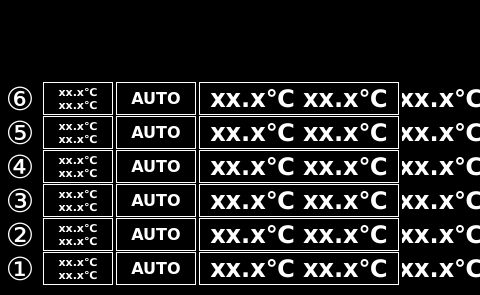
<?xml version="1.0" encoding="UTF-8"?>
<ui version="4.0">
 <class>page100</class>
 <widget class="QWidget" name="page100">
  <property name="geometry">
   <rect>
    <x>0</x>
    <y>0</y>
    <width>480</width>
    <height>295</height>
   </rect>
  </property>
  <property name="sizePolicy">
   <sizepolicy hsizetype="MinimumExpanding" vsizetype="MinimumExpanding">
    <horstretch>0</horstretch>
    <verstretch>0</verstretch>
   </sizepolicy>
  </property>
  <property name="minimumSize">
   <size>
    <width>272</width>
    <height>272</height>
   </size>
  </property>
  <property name="maximumSize">
   <size>
    <width>1280</width>
    <height>1280</height>
   </size>
  </property>
  <property name="windowTitle">
   <string>page100</string>
  </property>
  <property name="styleSheet">
   <string notr="true">QWidget#page100
{
background-color: rgb(0, 0, 0);
}</string>
  </property>
  <layout class="QVBoxLayout" name="verticalLayout">
   <property name="spacing">
    <number>0</number>
   </property>
   <property name="margin">
    <number>0</number>
   </property>
   <item>
    <widget class="HeaderPanel" name="headerPanel" native="true">
     <property name="sizePolicy">
      <sizepolicy hsizetype="MinimumExpanding" vsizetype="MinimumExpanding">
       <horstretch>0</horstretch>
       <verstretch>0</verstretch>
      </sizepolicy>
     </property>
     <property name="minimumSize">
      <size>
       <width>480</width>
       <height>72</height>
      </size>
     </property>
    </widget>
   </item>
   <item>
    <spacer name="verticalSpacer_top">
     <property name="orientation">
      <enum>Qt::Vertical</enum>
     </property>
     <property name="sizeHint" stdset="0">
      <size>
       <width>20</width>
       <height>40</height>
      </size>
     </property>
    </spacer>
   </item>
   <item>
    <layout class="QGridLayout" name="gridLayout">
     <property name="horizontalSpacing">
      <number>3</number>
     </property>
     <property name="verticalSpacing">
      <number>1</number>
     </property>
     <property name="topMargin">
      <number>0</number>
     </property>
     <property name="bottomMargin">
      <number>0</number>
     </property>
     <item row="3" column="2">
      <widget class="QPushButton" name="pushButton_SP_3">
       <property name="sizePolicy">
        <sizepolicy hsizetype="MinimumExpanding" vsizetype="MinimumExpanding">
         <horstretch>0</horstretch>
         <verstretch>0</verstretch>
        </sizepolicy>
       </property>
       <property name="minimumSize">
        <size>
         <width>70</width>
         <height>32</height>
        </size>
       </property>
       <property name="font">
        <font>
         <family>DejaVu Sans</family>
         <pointsize>8</pointsize>
         <weight>75</weight>
         <bold>true</bold>
        </font>
       </property>
       <property name="focusPolicy">
        <enum>Qt::NoFocus</enum>
       </property>
       <property name="styleSheet">
        <string notr="true">background-color: rgb(0, 0, 0);
color: rgb(255, 255, 255);
border: 1px solid rgb(255, 255, 255);</string>
       </property>
       <property name="text">
        <string>xx.x℃
xx.x℃</string>
       </property>
       <property name="flat">
        <bool>true</bool>
       </property>
      </widget>
     </item>
     <item row="2" column="2">
      <widget class="QPushButton" name="pushButton_SP_4">
       <property name="sizePolicy">
        <sizepolicy hsizetype="MinimumExpanding" vsizetype="MinimumExpanding">
         <horstretch>0</horstretch>
         <verstretch>0</verstretch>
        </sizepolicy>
       </property>
       <property name="minimumSize">
        <size>
         <width>70</width>
         <height>32</height>
        </size>
       </property>
       <property name="font">
        <font>
         <family>DejaVu Sans</family>
         <pointsize>8</pointsize>
         <weight>75</weight>
         <bold>true</bold>
        </font>
       </property>
       <property name="focusPolicy">
        <enum>Qt::NoFocus</enum>
       </property>
       <property name="styleSheet">
        <string notr="true">background-color: rgb(0, 0, 0);
color: rgb(255, 255, 255);
border: 1px solid rgb(255, 255, 255);</string>
       </property>
       <property name="text">
        <string>xx.x℃
xx.x℃</string>
       </property>
       <property name="flat">
        <bool>true</bool>
       </property>
      </widget>
     </item>
     <item row="1" column="2">
      <widget class="QPushButton" name="pushButton_SP_5">
       <property name="sizePolicy">
        <sizepolicy hsizetype="MinimumExpanding" vsizetype="MinimumExpanding">
         <horstretch>0</horstretch>
         <verstretch>0</verstretch>
        </sizepolicy>
       </property>
       <property name="minimumSize">
        <size>
         <width>70</width>
         <height>32</height>
        </size>
       </property>
       <property name="font">
        <font>
         <family>DejaVu Sans</family>
         <pointsize>8</pointsize>
         <weight>75</weight>
         <bold>true</bold>
        </font>
       </property>
       <property name="focusPolicy">
        <enum>Qt::NoFocus</enum>
       </property>
       <property name="styleSheet">
        <string notr="true">background-color: rgb(0, 0, 0);
color: rgb(255, 255, 255);
border: 1px solid rgb(255, 255, 255);</string>
       </property>
       <property name="text">
        <string>xx.x℃
xx.x℃</string>
       </property>
       <property name="flat">
        <bool>true</bool>
       </property>
      </widget>
     </item>
     <item row="0" column="2">
      <widget class="QPushButton" name="pushButton_SP_6">
       <property name="sizePolicy">
        <sizepolicy hsizetype="MinimumExpanding" vsizetype="MinimumExpanding">
         <horstretch>0</horstretch>
         <verstretch>0</verstretch>
        </sizepolicy>
       </property>
       <property name="minimumSize">
        <size>
         <width>70</width>
         <height>32</height>
        </size>
       </property>
       <property name="font">
        <font>
         <family>DejaVu Sans</family>
         <pointsize>8</pointsize>
         <weight>75</weight>
         <bold>true</bold>
        </font>
       </property>
       <property name="focusPolicy">
        <enum>Qt::NoFocus</enum>
       </property>
       <property name="styleSheet">
        <string notr="true">background-color: rgb(0, 0, 0);
color: rgb(255, 255, 255);
border: 1px solid rgb(255, 255, 255);</string>
       </property>
       <property name="text">
        <string>xx.x℃
xx.x℃</string>
       </property>
       <property name="flat">
        <bool>true</bool>
       </property>
      </widget>
     </item>
     <item row="5" column="4">
      <widget class="QPushButton" name="pushButton_1">
       <property name="sizePolicy">
        <sizepolicy hsizetype="MinimumExpanding" vsizetype="MinimumExpanding">
         <horstretch>0</horstretch>
         <verstretch>0</verstretch>
        </sizepolicy>
       </property>
       <property name="minimumSize">
        <size>
         <width>200</width>
         <height>32</height>
        </size>
       </property>
       <property name="maximumSize">
        <size>
         <width>16777215</width>
         <height>16777215</height>
        </size>
       </property>
       <property name="sizeIncrement">
        <size>
         <width>1</width>
         <height>1</height>
        </size>
       </property>
       <property name="font">
        <font>
         <family>DejaVu Sans</family>
         <pointsize>18</pointsize>
         <weight>75</weight>
         <bold>true</bold>
        </font>
       </property>
       <property name="focusPolicy">
        <enum>Qt::NoFocus</enum>
       </property>
       <property name="styleSheet">
        <string notr="true">background-color: rgb(0, 0, 0);
color: rgb(255, 255, 255);
border: 1px solid rgb(255, 255, 255);</string>
       </property>
       <property name="text">
        <string>xx.x℃ xx.x℃</string>
       </property>
       <property name="default">
        <bool>false</bool>
       </property>
       <property name="flat">
        <bool>true</bool>
       </property>
      </widget>
     </item>
     <item row="2" column="6">
      <spacer name="horizontalSpacer_2">
       <property name="orientation">
        <enum>Qt::Horizontal</enum>
       </property>
       <property name="sizeHint" stdset="0">
        <size>
         <width>5</width>
         <height>20</height>
        </size>
       </property>
      </spacer>
     </item>
     <item row="4" column="4">
      <widget class="QPushButton" name="pushButton_2">
       <property name="sizePolicy">
        <sizepolicy hsizetype="MinimumExpanding" vsizetype="MinimumExpanding">
         <horstretch>0</horstretch>
         <verstretch>0</verstretch>
        </sizepolicy>
       </property>
       <property name="minimumSize">
        <size>
         <width>200</width>
         <height>32</height>
        </size>
       </property>
       <property name="maximumSize">
        <size>
         <width>16777215</width>
         <height>16777215</height>
        </size>
       </property>
       <property name="sizeIncrement">
        <size>
         <width>1</width>
         <height>1</height>
        </size>
       </property>
       <property name="font">
        <font>
         <family>DejaVu Sans</family>
         <pointsize>18</pointsize>
         <weight>75</weight>
         <bold>true</bold>
        </font>
       </property>
       <property name="focusPolicy">
        <enum>Qt::NoFocus</enum>
       </property>
       <property name="styleSheet">
        <string notr="true">background-color: rgb(0, 0, 0);
color: rgb(255, 255, 255);
border: 1px solid rgb(255, 255, 255);</string>
       </property>
       <property name="text">
        <string>xx.x℃ xx.x℃</string>
       </property>
       <property name="default">
        <bool>false</bool>
       </property>
       <property name="flat">
        <bool>true</bool>
       </property>
      </widget>
     </item>
     <item row="0" column="1">
      <widget class="QLabel" name="label_6">
       <property name="enabled">
        <bool>false</bool>
       </property>
       <property name="sizePolicy">
        <sizepolicy hsizetype="MinimumExpanding" vsizetype="MinimumExpanding">
         <horstretch>0</horstretch>
         <verstretch>0</verstretch>
        </sizepolicy>
       </property>
       <property name="minimumSize">
        <size>
         <width>40</width>
         <height>32</height>
        </size>
       </property>
       <property name="sizeIncrement">
        <size>
         <width>1</width>
         <height>1</height>
        </size>
       </property>
       <property name="font">
        <font>
         <family>DejaVu Sans</family>
         <pointsize>24</pointsize>
        </font>
       </property>
       <property name="focusPolicy">
        <enum>Qt::NoFocus</enum>
       </property>
       <property name="styleSheet">
        <string notr="true">color: rgb(255, 255, 255);</string>
       </property>
       <property name="text">
        <string>⑥</string>
       </property>
       <property name="scaledContents">
        <bool>true</bool>
       </property>
       <property name="alignment">
        <set>Qt::AlignCenter</set>
       </property>
      </widget>
     </item>
     <item row="0" column="4">
      <widget class="QPushButton" name="pushButton_6">
       <property name="sizePolicy">
        <sizepolicy hsizetype="MinimumExpanding" vsizetype="MinimumExpanding">
         <horstretch>0</horstretch>
         <verstretch>0</verstretch>
        </sizepolicy>
       </property>
       <property name="minimumSize">
        <size>
         <width>200</width>
         <height>32</height>
        </size>
       </property>
       <property name="maximumSize">
        <size>
         <width>16777215</width>
         <height>16777215</height>
        </size>
       </property>
       <property name="sizeIncrement">
        <size>
         <width>1</width>
         <height>1</height>
        </size>
       </property>
       <property name="font">
        <font>
         <family>DejaVu Sans</family>
         <pointsize>18</pointsize>
         <weight>75</weight>
         <bold>true</bold>
        </font>
       </property>
       <property name="focusPolicy">
        <enum>Qt::NoFocus</enum>
       </property>
       <property name="styleSheet">
        <string notr="true">background-color: rgb(0, 0, 0);
color: rgb(255, 255, 255);
border: 1px solid rgb(255, 255, 255);</string>
       </property>
       <property name="text">
        <string>xx.x℃ xx.x℃</string>
       </property>
       <property name="default">
        <bool>false</bool>
       </property>
       <property name="flat">
        <bool>true</bool>
       </property>
      </widget>
     </item>
     <item row="0" column="3">
      <widget class="QPushButton" name="pushButton_status_6">
       <property name="sizePolicy">
        <sizepolicy hsizetype="MinimumExpanding" vsizetype="MinimumExpanding">
         <horstretch>0</horstretch>
         <verstretch>0</verstretch>
        </sizepolicy>
       </property>
       <property name="minimumSize">
        <size>
         <width>80</width>
         <height>32</height>
        </size>
       </property>
       <property name="maximumSize">
        <size>
         <width>16777215</width>
         <height>16777215</height>
        </size>
       </property>
       <property name="sizeIncrement">
        <size>
         <width>1</width>
         <height>1</height>
        </size>
       </property>
       <property name="font">
        <font>
         <family>DejaVu Sans</family>
         <pointsize>12</pointsize>
         <weight>75</weight>
         <bold>true</bold>
        </font>
       </property>
       <property name="focusPolicy">
        <enum>Qt::NoFocus</enum>
       </property>
       <property name="styleSheet">
        <string notr="true">background-color: rgb(0, 0, 0);
color: rgb(255, 255, 255);
border: 1px solid rgb(255, 255, 255);</string>
       </property>
       <property name="text">
        <string>AUTO</string>
       </property>
       <property name="default">
        <bool>false</bool>
       </property>
       <property name="flat">
        <bool>true</bool>
       </property>
      </widget>
     </item>
     <item row="5" column="2">
      <widget class="QPushButton" name="pushButton_SP_1">
       <property name="sizePolicy">
        <sizepolicy hsizetype="MinimumExpanding" vsizetype="MinimumExpanding">
         <horstretch>0</horstretch>
         <verstretch>0</verstretch>
        </sizepolicy>
       </property>
       <property name="minimumSize">
        <size>
         <width>70</width>
         <height>32</height>
        </size>
       </property>
       <property name="font">
        <font>
         <family>DejaVu Sans</family>
         <pointsize>8</pointsize>
         <weight>75</weight>
         <bold>true</bold>
        </font>
       </property>
       <property name="focusPolicy">
        <enum>Qt::NoFocus</enum>
       </property>
       <property name="styleSheet">
        <string notr="true">background-color: rgb(0, 0, 0);
color: rgb(255, 255, 255);
border: 1px solid rgb(255, 255, 255);</string>
       </property>
       <property name="text">
        <string>xx.x℃
xx.x℃</string>
       </property>
       <property name="flat">
        <bool>true</bool>
       </property>
      </widget>
     </item>
     <item row="4" column="2">
      <widget class="QPushButton" name="pushButton_SP_2">
       <property name="sizePolicy">
        <sizepolicy hsizetype="MinimumExpanding" vsizetype="MinimumExpanding">
         <horstretch>0</horstretch>
         <verstretch>0</verstretch>
        </sizepolicy>
       </property>
       <property name="minimumSize">
        <size>
         <width>70</width>
         <height>32</height>
        </size>
       </property>
       <property name="font">
        <font>
         <family>DejaVu Sans</family>
         <pointsize>8</pointsize>
         <weight>75</weight>
         <bold>true</bold>
        </font>
       </property>
       <property name="focusPolicy">
        <enum>Qt::NoFocus</enum>
       </property>
       <property name="styleSheet">
        <string notr="true">background-color: rgb(0, 0, 0);
color: rgb(255, 255, 255);
border: 1px solid rgb(255, 255, 255);</string>
       </property>
       <property name="text">
        <string>xx.x℃
xx.x℃</string>
       </property>
       <property name="flat">
        <bool>true</bool>
       </property>
      </widget>
     </item>
     <item row="2" column="0">
      <spacer name="horizontalSpacer">
       <property name="orientation">
        <enum>Qt::Horizontal</enum>
       </property>
       <property name="sizeHint" stdset="0">
        <size>
         <width>5</width>
         <height>20</height>
        </size>
       </property>
      </spacer>
     </item>
     <item row="1" column="1">
      <widget class="QLabel" name="label_5">
       <property name="enabled">
        <bool>false</bool>
       </property>
       <property name="sizePolicy">
        <sizepolicy hsizetype="MinimumExpanding" vsizetype="MinimumExpanding">
         <horstretch>0</horstretch>
         <verstretch>0</verstretch>
        </sizepolicy>
       </property>
       <property name="minimumSize">
        <size>
         <width>40</width>
         <height>32</height>
        </size>
       </property>
       <property name="sizeIncrement">
        <size>
         <width>1</width>
         <height>1</height>
        </size>
       </property>
       <property name="font">
        <font>
         <family>DejaVu Sans</family>
         <pointsize>24</pointsize>
        </font>
       </property>
       <property name="styleSheet">
        <string notr="true">color: rgb(255, 255, 255);</string>
       </property>
       <property name="text">
        <string>⑤</string>
       </property>
       <property name="scaledContents">
        <bool>true</bool>
       </property>
       <property name="alignment">
        <set>Qt::AlignCenter</set>
       </property>
      </widget>
     </item>
     <item row="3" column="4">
      <widget class="QPushButton" name="pushButton_3">
       <property name="sizePolicy">
        <sizepolicy hsizetype="MinimumExpanding" vsizetype="MinimumExpanding">
         <horstretch>0</horstretch>
         <verstretch>0</verstretch>
        </sizepolicy>
       </property>
       <property name="minimumSize">
        <size>
         <width>200</width>
         <height>32</height>
        </size>
       </property>
       <property name="maximumSize">
        <size>
         <width>16777215</width>
         <height>16777215</height>
        </size>
       </property>
       <property name="sizeIncrement">
        <size>
         <width>1</width>
         <height>1</height>
        </size>
       </property>
       <property name="font">
        <font>
         <family>DejaVu Sans</family>
         <pointsize>18</pointsize>
         <weight>75</weight>
         <bold>true</bold>
        </font>
       </property>
       <property name="focusPolicy">
        <enum>Qt::NoFocus</enum>
       </property>
       <property name="styleSheet">
        <string notr="true">background-color: rgb(0, 0, 0);
color: rgb(255, 255, 255);
border: 1px solid rgb(255, 255, 255);</string>
       </property>
       <property name="text">
        <string>xx.x℃ xx.x℃</string>
       </property>
       <property name="default">
        <bool>false</bool>
       </property>
       <property name="flat">
        <bool>true</bool>
       </property>
      </widget>
     </item>
     <item row="4" column="3">
      <widget class="QPushButton" name="pushButton_status_2">
       <property name="sizePolicy">
        <sizepolicy hsizetype="MinimumExpanding" vsizetype="MinimumExpanding">
         <horstretch>0</horstretch>
         <verstretch>0</verstretch>
        </sizepolicy>
       </property>
       <property name="minimumSize">
        <size>
         <width>80</width>
         <height>32</height>
        </size>
       </property>
       <property name="maximumSize">
        <size>
         <width>16777215</width>
         <height>16777215</height>
        </size>
       </property>
       <property name="sizeIncrement">
        <size>
         <width>1</width>
         <height>1</height>
        </size>
       </property>
       <property name="font">
        <font>
         <family>DejaVu Sans</family>
         <pointsize>12</pointsize>
         <weight>75</weight>
         <bold>true</bold>
        </font>
       </property>
       <property name="focusPolicy">
        <enum>Qt::NoFocus</enum>
       </property>
       <property name="styleSheet">
        <string notr="true">background-color: rgb(0, 0, 0);
color: rgb(255, 255, 255);
border: 1px solid rgb(255, 255, 255);</string>
       </property>
       <property name="text">
        <string>AUTO</string>
       </property>
       <property name="default">
        <bool>false</bool>
       </property>
       <property name="flat">
        <bool>true</bool>
       </property>
      </widget>
     </item>
     <item row="3" column="3">
      <widget class="QPushButton" name="pushButton_status_3">
       <property name="sizePolicy">
        <sizepolicy hsizetype="MinimumExpanding" vsizetype="MinimumExpanding">
         <horstretch>0</horstretch>
         <verstretch>0</verstretch>
        </sizepolicy>
       </property>
       <property name="minimumSize">
        <size>
         <width>80</width>
         <height>32</height>
        </size>
       </property>
       <property name="maximumSize">
        <size>
         <width>16777215</width>
         <height>16777215</height>
        </size>
       </property>
       <property name="sizeIncrement">
        <size>
         <width>1</width>
         <height>1</height>
        </size>
       </property>
       <property name="font">
        <font>
         <family>DejaVu Sans</family>
         <pointsize>12</pointsize>
         <weight>75</weight>
         <bold>true</bold>
        </font>
       </property>
       <property name="focusPolicy">
        <enum>Qt::NoFocus</enum>
       </property>
       <property name="styleSheet">
        <string notr="true">background-color: rgb(0, 0, 0);
color: rgb(255, 255, 255);
border: 1px solid rgb(255, 255, 255);</string>
       </property>
       <property name="text">
        <string>AUTO</string>
       </property>
       <property name="default">
        <bool>false</bool>
       </property>
       <property name="flat">
        <bool>true</bool>
       </property>
      </widget>
     </item>
     <item row="1" column="3">
      <widget class="QPushButton" name="pushButton_status_5">
       <property name="sizePolicy">
        <sizepolicy hsizetype="MinimumExpanding" vsizetype="MinimumExpanding">
         <horstretch>0</horstretch>
         <verstretch>0</verstretch>
        </sizepolicy>
       </property>
       <property name="minimumSize">
        <size>
         <width>80</width>
         <height>32</height>
        </size>
       </property>
       <property name="maximumSize">
        <size>
         <width>16777215</width>
         <height>16777215</height>
        </size>
       </property>
       <property name="sizeIncrement">
        <size>
         <width>1</width>
         <height>1</height>
        </size>
       </property>
       <property name="font">
        <font>
         <family>DejaVu Sans</family>
         <pointsize>12</pointsize>
         <weight>75</weight>
         <bold>true</bold>
        </font>
       </property>
       <property name="focusPolicy">
        <enum>Qt::NoFocus</enum>
       </property>
       <property name="styleSheet">
        <string notr="true">background-color: rgb(0, 0, 0);
color: rgb(255, 255, 255);
border: 1px solid rgb(255, 255, 255);</string>
       </property>
       <property name="text">
        <string>AUTO</string>
       </property>
       <property name="default">
        <bool>false</bool>
       </property>
       <property name="flat">
        <bool>true</bool>
       </property>
      </widget>
     </item>
     <item row="2" column="4">
      <widget class="QPushButton" name="pushButton_4">
       <property name="sizePolicy">
        <sizepolicy hsizetype="MinimumExpanding" vsizetype="MinimumExpanding">
         <horstretch>0</horstretch>
         <verstretch>0</verstretch>
        </sizepolicy>
       </property>
       <property name="minimumSize">
        <size>
         <width>200</width>
         <height>32</height>
        </size>
       </property>
       <property name="maximumSize">
        <size>
         <width>16777215</width>
         <height>16777215</height>
        </size>
       </property>
       <property name="sizeIncrement">
        <size>
         <width>1</width>
         <height>1</height>
        </size>
       </property>
       <property name="font">
        <font>
         <family>DejaVu Sans</family>
         <pointsize>18</pointsize>
         <weight>75</weight>
         <bold>true</bold>
        </font>
       </property>
       <property name="focusPolicy">
        <enum>Qt::NoFocus</enum>
       </property>
       <property name="styleSheet">
        <string notr="true">background-color: rgb(0, 0, 0);
color: rgb(255, 255, 255);
border: 1px solid rgb(255, 255, 255);</string>
       </property>
       <property name="text">
        <string>xx.x℃ xx.x℃</string>
       </property>
       <property name="default">
        <bool>false</bool>
       </property>
       <property name="flat">
        <bool>true</bool>
       </property>
      </widget>
     </item>
     <item row="1" column="4">
      <widget class="QPushButton" name="pushButton_5">
       <property name="sizePolicy">
        <sizepolicy hsizetype="MinimumExpanding" vsizetype="MinimumExpanding">
         <horstretch>0</horstretch>
         <verstretch>0</verstretch>
        </sizepolicy>
       </property>
       <property name="minimumSize">
        <size>
         <width>200</width>
         <height>32</height>
        </size>
       </property>
       <property name="maximumSize">
        <size>
         <width>16777215</width>
         <height>16777215</height>
        </size>
       </property>
       <property name="sizeIncrement">
        <size>
         <width>1</width>
         <height>1</height>
        </size>
       </property>
       <property name="font">
        <font>
         <family>DejaVu Sans</family>
         <pointsize>18</pointsize>
         <weight>75</weight>
         <bold>true</bold>
        </font>
       </property>
       <property name="focusPolicy">
        <enum>Qt::NoFocus</enum>
       </property>
       <property name="styleSheet">
        <string notr="true">background-color: rgb(0, 0, 0);
color: rgb(255, 255, 255);
border: 1px solid rgb(255, 255, 255);</string>
       </property>
       <property name="text">
        <string>xx.x℃ xx.x℃</string>
       </property>
       <property name="default">
        <bool>false</bool>
       </property>
       <property name="flat">
        <bool>true</bool>
       </property>
      </widget>
     </item>
     <item row="5" column="1">
      <widget class="QLabel" name="label_1">
       <property name="enabled">
        <bool>false</bool>
       </property>
       <property name="sizePolicy">
        <sizepolicy hsizetype="MinimumExpanding" vsizetype="MinimumExpanding">
         <horstretch>0</horstretch>
         <verstretch>0</verstretch>
        </sizepolicy>
       </property>
       <property name="minimumSize">
        <size>
         <width>40</width>
         <height>32</height>
        </size>
       </property>
       <property name="sizeIncrement">
        <size>
         <width>1</width>
         <height>1</height>
        </size>
       </property>
       <property name="font">
        <font>
         <family>DejaVu Sans</family>
         <pointsize>24</pointsize>
        </font>
       </property>
       <property name="styleSheet">
        <string notr="true">color: rgb(255, 255, 255);</string>
       </property>
       <property name="text">
        <string>①</string>
       </property>
       <property name="scaledContents">
        <bool>true</bool>
       </property>
       <property name="alignment">
        <set>Qt::AlignCenter</set>
       </property>
      </widget>
     </item>
     <item row="3" column="1">
      <widget class="QLabel" name="label_3">
       <property name="enabled">
        <bool>false</bool>
       </property>
       <property name="sizePolicy">
        <sizepolicy hsizetype="MinimumExpanding" vsizetype="MinimumExpanding">
         <horstretch>0</horstretch>
         <verstretch>0</verstretch>
        </sizepolicy>
       </property>
       <property name="minimumSize">
        <size>
         <width>40</width>
         <height>32</height>
        </size>
       </property>
       <property name="sizeIncrement">
        <size>
         <width>1</width>
         <height>1</height>
        </size>
       </property>
       <property name="font">
        <font>
         <family>DejaVu Sans</family>
         <pointsize>24</pointsize>
        </font>
       </property>
       <property name="styleSheet">
        <string notr="true">color: rgb(255, 255, 255);</string>
       </property>
       <property name="text">
        <string>③</string>
       </property>
       <property name="scaledContents">
        <bool>true</bool>
       </property>
       <property name="alignment">
        <set>Qt::AlignCenter</set>
       </property>
      </widget>
     </item>
     <item row="4" column="1">
      <widget class="QLabel" name="label_2">
       <property name="enabled">
        <bool>false</bool>
       </property>
       <property name="sizePolicy">
        <sizepolicy hsizetype="MinimumExpanding" vsizetype="MinimumExpanding">
         <horstretch>0</horstretch>
         <verstretch>0</verstretch>
        </sizepolicy>
       </property>
       <property name="minimumSize">
        <size>
         <width>40</width>
         <height>32</height>
        </size>
       </property>
       <property name="sizeIncrement">
        <size>
         <width>1</width>
         <height>1</height>
        </size>
       </property>
       <property name="font">
        <font>
         <family>DejaVu Sans</family>
         <pointsize>24</pointsize>
        </font>
       </property>
       <property name="styleSheet">
        <string notr="true">color: rgb(255, 255, 255);</string>
       </property>
       <property name="text">
        <string>②</string>
       </property>
       <property name="scaledContents">
        <bool>true</bool>
       </property>
       <property name="alignment">
        <set>Qt::AlignCenter</set>
       </property>
      </widget>
     </item>
     <item row="2" column="1">
      <widget class="QLabel" name="label_4">
       <property name="enabled">
        <bool>false</bool>
       </property>
       <property name="sizePolicy">
        <sizepolicy hsizetype="MinimumExpanding" vsizetype="MinimumExpanding">
         <horstretch>0</horstretch>
         <verstretch>0</verstretch>
        </sizepolicy>
       </property>
       <property name="minimumSize">
        <size>
         <width>40</width>
         <height>32</height>
        </size>
       </property>
       <property name="sizeIncrement">
        <size>
         <width>1</width>
         <height>1</height>
        </size>
       </property>
       <property name="font">
        <font>
         <family>DejaVu Sans</family>
         <pointsize>24</pointsize>
        </font>
       </property>
       <property name="styleSheet">
        <string notr="true">color: rgb(255, 255, 255);</string>
       </property>
       <property name="text">
        <string>④</string>
       </property>
       <property name="scaledContents">
        <bool>true</bool>
       </property>
       <property name="alignment">
        <set>Qt::AlignCenter</set>
       </property>
      </widget>
     </item>
     <item row="5" column="3">
      <widget class="QPushButton" name="pushButton_status_1">
       <property name="sizePolicy">
        <sizepolicy hsizetype="MinimumExpanding" vsizetype="MinimumExpanding">
         <horstretch>0</horstretch>
         <verstretch>0</verstretch>
        </sizepolicy>
       </property>
       <property name="minimumSize">
        <size>
         <width>80</width>
         <height>32</height>
        </size>
       </property>
       <property name="maximumSize">
        <size>
         <width>16777215</width>
         <height>16777215</height>
        </size>
       </property>
       <property name="sizeIncrement">
        <size>
         <width>1</width>
         <height>1</height>
        </size>
       </property>
       <property name="font">
        <font>
         <family>DejaVu Sans</family>
         <pointsize>12</pointsize>
         <weight>75</weight>
         <bold>true</bold>
        </font>
       </property>
       <property name="focusPolicy">
        <enum>Qt::NoFocus</enum>
       </property>
       <property name="styleSheet">
        <string notr="true">background-color: rgb(0, 0, 0);
color: rgb(255, 255, 255);
border: 1px solid rgb(255, 255, 255);</string>
       </property>
       <property name="text">
        <string>AUTO</string>
       </property>
       <property name="default">
        <bool>false</bool>
       </property>
       <property name="flat">
        <bool>true</bool>
       </property>
      </widget>
     </item>
     <item row="2" column="3">
      <widget class="QPushButton" name="pushButton_status_4">
       <property name="sizePolicy">
        <sizepolicy hsizetype="MinimumExpanding" vsizetype="MinimumExpanding">
         <horstretch>0</horstretch>
         <verstretch>0</verstretch>
        </sizepolicy>
       </property>
       <property name="minimumSize">
        <size>
         <width>80</width>
         <height>32</height>
        </size>
       </property>
       <property name="maximumSize">
        <size>
         <width>16777215</width>
         <height>16777215</height>
        </size>
       </property>
       <property name="sizeIncrement">
        <size>
         <width>1</width>
         <height>1</height>
        </size>
       </property>
       <property name="font">
        <font>
         <family>DejaVu Sans</family>
         <pointsize>12</pointsize>
         <weight>75</weight>
         <bold>true</bold>
        </font>
       </property>
       <property name="focusPolicy">
        <enum>Qt::NoFocus</enum>
       </property>
       <property name="styleSheet">
        <string notr="true">background-color: rgb(0, 0, 0);
color: rgb(255, 255, 255);
border: 1px solid rgb(255, 255, 255);</string>
       </property>
       <property name="text">
        <string>AUTO</string>
       </property>
       <property name="default">
        <bool>false</bool>
       </property>
       <property name="flat">
        <bool>true</bool>
       </property>
      </widget>
     </item>
     <item row="5" column="5">
      <widget class="QLabel" name="label_ext_1">
       <property name="enabled">
        <bool>false</bool>
       </property>
       <property name="sizePolicy">
        <sizepolicy hsizetype="MinimumExpanding" vsizetype="MinimumExpanding">
         <horstretch>0</horstretch>
         <verstretch>0</verstretch>
        </sizepolicy>
       </property>
       <property name="minimumSize">
        <size>
         <width>65</width>
         <height>32</height>
        </size>
       </property>
       <property name="sizeIncrement">
        <size>
         <width>1</width>
         <height>1</height>
        </size>
       </property>
       <property name="font">
        <font>
         <family>DejaVu Sans</family>
         <pointsize>18</pointsize>
         <weight>75</weight>
         <bold>true</bold>
        </font>
       </property>
       <property name="styleSheet">
        <string notr="true">color: rgb(255, 255, 255);</string>
       </property>
       <property name="text">
        <string>xx.x℃</string>
       </property>
       <property name="scaledContents">
        <bool>true</bool>
       </property>
       <property name="alignment">
        <set>Qt::AlignCenter</set>
       </property>
      </widget>
     </item>
     <item row="3" column="5">
      <widget class="QLabel" name="label_ext_3">
       <property name="enabled">
        <bool>false</bool>
       </property>
       <property name="sizePolicy">
        <sizepolicy hsizetype="MinimumExpanding" vsizetype="MinimumExpanding">
         <horstretch>0</horstretch>
         <verstretch>0</verstretch>
        </sizepolicy>
       </property>
       <property name="minimumSize">
        <size>
         <width>65</width>
         <height>32</height>
        </size>
       </property>
       <property name="sizeIncrement">
        <size>
         <width>1</width>
         <height>1</height>
        </size>
       </property>
       <property name="font">
        <font>
         <family>DejaVu Sans</family>
         <pointsize>18</pointsize>
         <weight>75</weight>
         <bold>true</bold>
        </font>
       </property>
       <property name="styleSheet">
        <string notr="true">color: rgb(255, 255, 255);</string>
       </property>
       <property name="text">
        <string>xx.x℃</string>
       </property>
       <property name="scaledContents">
        <bool>true</bool>
       </property>
       <property name="alignment">
        <set>Qt::AlignCenter</set>
       </property>
      </widget>
     </item>
     <item row="1" column="5">
      <widget class="QLabel" name="label_ext_5">
       <property name="enabled">
        <bool>false</bool>
       </property>
       <property name="sizePolicy">
        <sizepolicy hsizetype="MinimumExpanding" vsizetype="MinimumExpanding">
         <horstretch>0</horstretch>
         <verstretch>0</verstretch>
        </sizepolicy>
       </property>
       <property name="minimumSize">
        <size>
         <width>65</width>
         <height>32</height>
        </size>
       </property>
       <property name="sizeIncrement">
        <size>
         <width>1</width>
         <height>1</height>
        </size>
       </property>
       <property name="font">
        <font>
         <family>DejaVu Sans</family>
         <pointsize>18</pointsize>
         <weight>75</weight>
         <bold>true</bold>
        </font>
       </property>
       <property name="styleSheet">
        <string notr="true">color: rgb(255, 255, 255);</string>
       </property>
       <property name="text">
        <string>xx.x℃</string>
       </property>
       <property name="scaledContents">
        <bool>true</bool>
       </property>
       <property name="alignment">
        <set>Qt::AlignCenter</set>
       </property>
      </widget>
     </item>
     <item row="2" column="5">
      <widget class="QLabel" name="label_ext_4">
       <property name="enabled">
        <bool>false</bool>
       </property>
       <property name="sizePolicy">
        <sizepolicy hsizetype="MinimumExpanding" vsizetype="MinimumExpanding">
         <horstretch>0</horstretch>
         <verstretch>0</verstretch>
        </sizepolicy>
       </property>
       <property name="minimumSize">
        <size>
         <width>65</width>
         <height>32</height>
        </size>
       </property>
       <property name="sizeIncrement">
        <size>
         <width>1</width>
         <height>1</height>
        </size>
       </property>
       <property name="font">
        <font>
         <family>DejaVu Sans</family>
         <pointsize>18</pointsize>
         <weight>75</weight>
         <bold>true</bold>
        </font>
       </property>
       <property name="styleSheet">
        <string notr="true">color: rgb(255, 255, 255);</string>
       </property>
       <property name="text">
        <string>xx.x℃</string>
       </property>
       <property name="scaledContents">
        <bool>true</bool>
       </property>
       <property name="alignment">
        <set>Qt::AlignCenter</set>
       </property>
      </widget>
     </item>
     <item row="0" column="5">
      <widget class="QLabel" name="label_ext_6">
       <property name="enabled">
        <bool>false</bool>
       </property>
       <property name="sizePolicy">
        <sizepolicy hsizetype="MinimumExpanding" vsizetype="MinimumExpanding">
         <horstretch>0</horstretch>
         <verstretch>0</verstretch>
        </sizepolicy>
       </property>
       <property name="minimumSize">
        <size>
         <width>65</width>
         <height>32</height>
        </size>
       </property>
       <property name="sizeIncrement">
        <size>
         <width>1</width>
         <height>1</height>
        </size>
       </property>
       <property name="font">
        <font>
         <family>DejaVu Sans</family>
         <pointsize>18</pointsize>
         <weight>75</weight>
         <bold>true</bold>
        </font>
       </property>
       <property name="styleSheet">
        <string notr="true">color: rgb(255, 255, 255);</string>
       </property>
       <property name="text">
        <string>xx.x℃</string>
       </property>
       <property name="scaledContents">
        <bool>true</bool>
       </property>
       <property name="alignment">
        <set>Qt::AlignCenter</set>
       </property>
      </widget>
     </item>
     <item row="4" column="5">
      <widget class="QLabel" name="label_ext_2">
       <property name="enabled">
        <bool>false</bool>
       </property>
       <property name="sizePolicy">
        <sizepolicy hsizetype="MinimumExpanding" vsizetype="MinimumExpanding">
         <horstretch>0</horstretch>
         <verstretch>0</verstretch>
        </sizepolicy>
       </property>
       <property name="minimumSize">
        <size>
         <width>65</width>
         <height>32</height>
        </size>
       </property>
       <property name="sizeIncrement">
        <size>
         <width>1</width>
         <height>1</height>
        </size>
       </property>
       <property name="font">
        <font>
         <family>DejaVu Sans</family>
         <pointsize>18</pointsize>
         <weight>75</weight>
         <bold>true</bold>
        </font>
       </property>
       <property name="styleSheet">
        <string notr="true">color: rgb(255, 255, 255);</string>
       </property>
       <property name="text">
        <string>xx.x℃</string>
       </property>
       <property name="scaledContents">
        <bool>true</bool>
       </property>
       <property name="alignment">
        <set>Qt::AlignCenter</set>
       </property>
      </widget>
     </item>
    </layout>
   </item>
   <item>
    <spacer name="verticalSpacer_bottom">
     <property name="orientation">
      <enum>Qt::Vertical</enum>
     </property>
     <property name="sizeType">
      <enum>QSizePolicy::Ignored</enum>
     </property>
     <property name="sizeHint" stdset="0">
      <size>
       <width>20</width>
       <height>40</height>
      </size>
     </property>
    </spacer>
   </item>
  </layout>
 </widget>
 <customwidgets>
  <customwidget>
   <class>HeaderPanel</class>
   <extends>QWidget</extends>
   <header>headerpanel.h</header>
   <container>1</container>
  </customwidget>
 </customwidgets>
 <resources/>
 <connections/>
 <slots>
  <slot>goto_page(const char*,bool)</slot>
 </slots>
</ui>
